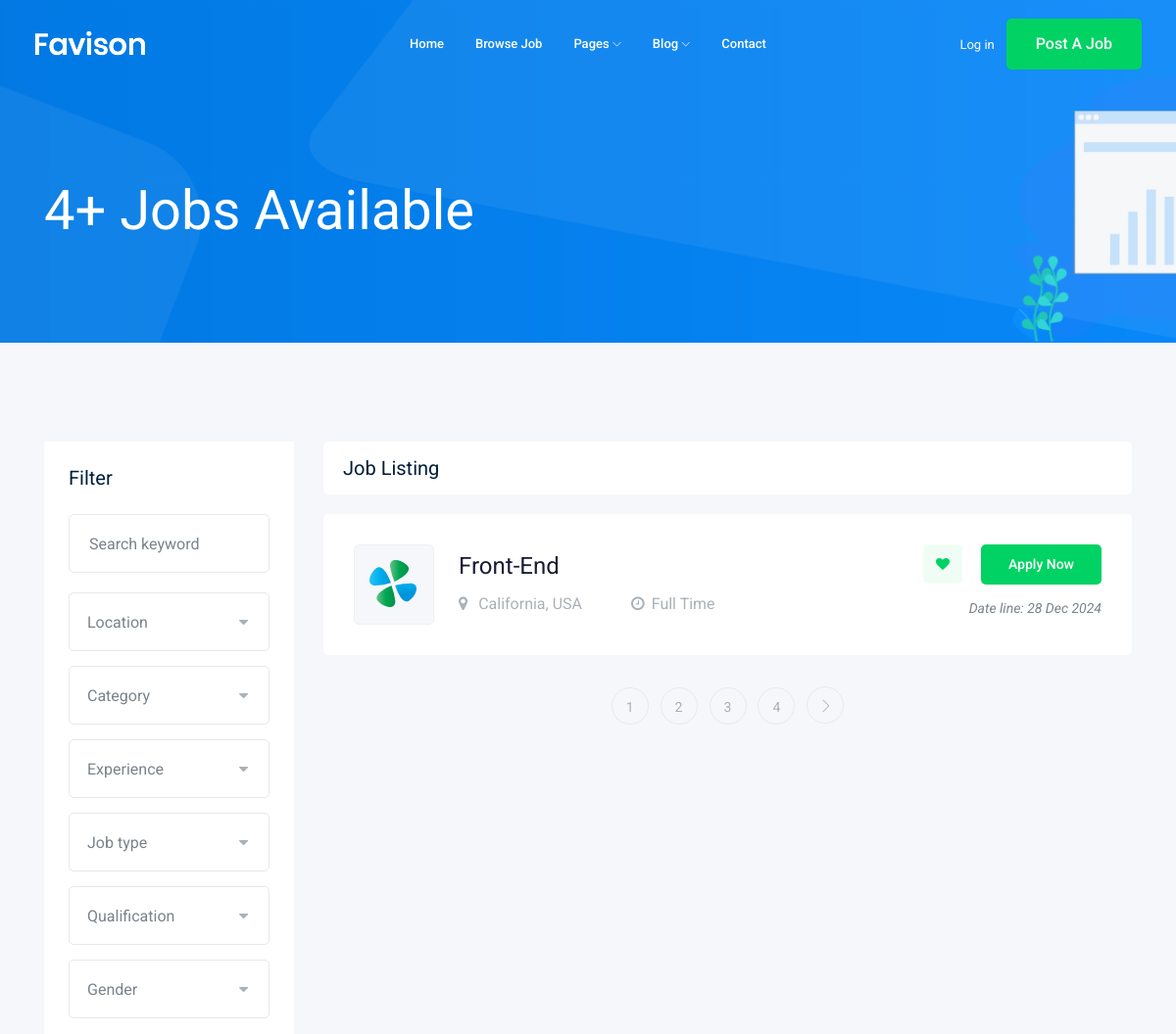
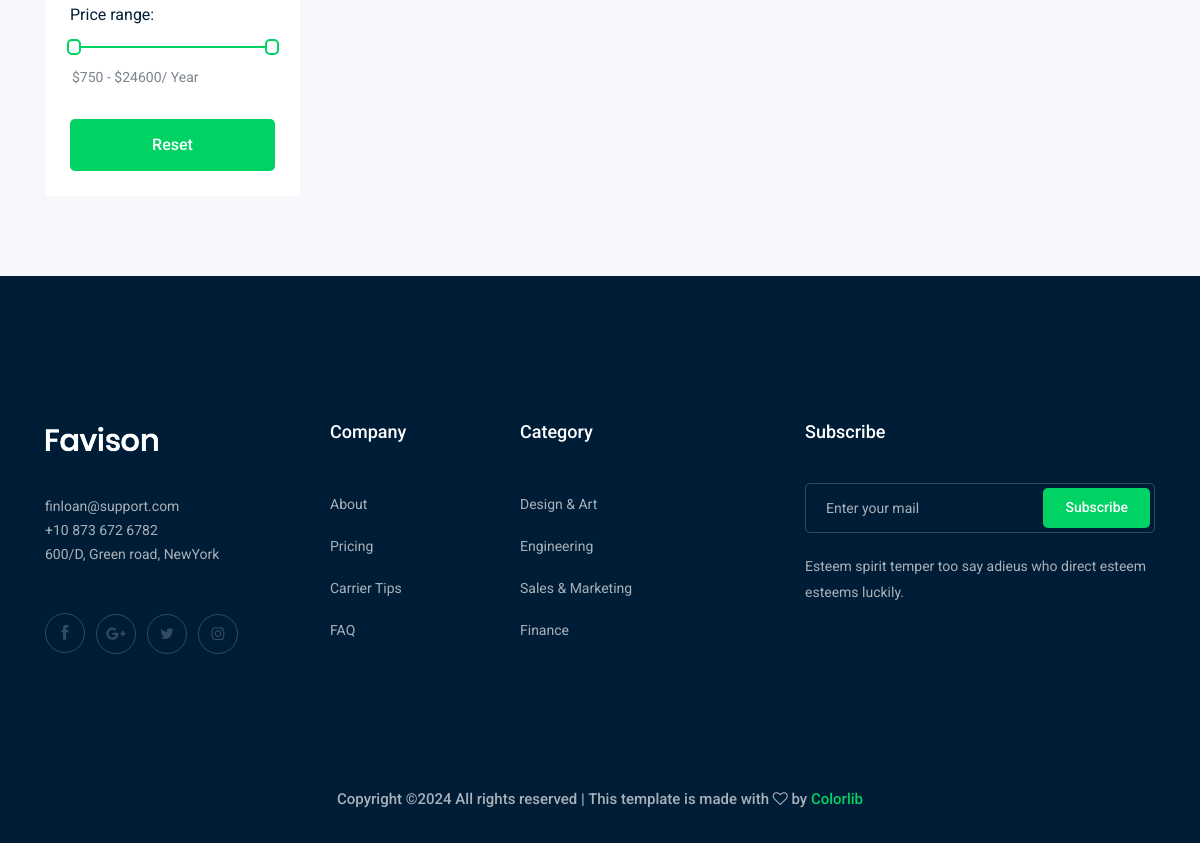
Screenshot of /jobs/ with the database file from the repository (2 pictures, top to bottom).
### job/models.py (models this page shows, shortened)
class Job(models.Model):
    title = models.CharField(max_length=100)
    JOB_TYPE = (
        ("Full Time","Full Time"),
        ("Part Time","Part Time")
    )
    job_type = models.CharField(max_length=100,choices=JOB_TYPE)
    description= models.TextField(max_length=1000)
    published_at = models.DateTimeField(auto_now=True,auto_now_add=False)
    vacancy= models.IntegerField(default=1)
    salary= models.IntegerField(default=0)
    experience = models.IntegerField(default=1)
    category = models.ForeignKey('Category',on_delete=models.CASCADE)
    slug = models.SlugField(blank=True, null=True)
    def upload_img():
        return "jobs/%y/%m/%d"
    image = models.ImageField(upload_to=upload_img ())
    def __str__(self):
        return self.title

### job/views.py (the view)
# urls.py: path('',views.job_list),
def job_list(request):
    job_list= Job.objects.all()
    pagintor= Paginator(job_list, 1)
    page_number= request.GET.get('page')
    page_obj= pagintor.get_page(page_number)
    context={'jobs':page_obj,'count':job_list}
    return render(request, "job/job_list.html", context)

### job/templates/job/job_list.html (shortened to what this page needs)
{%extends 'base.html'%}
{% block body %}
<div class="bradcam_area bradcam_bg_1">
    <div class="container">
        <div class="row">
            <div class="col-xl-12">
                <div class="bradcam_text">
                    <h3>{{count.count}}+ Jobs Available</h3>
                </div>
            </div>
        </div>
    </div>
</div>
<div class="job_listing_area plus_padding">
    <div class="container">
        <div class="row">
            <div class="col-lg-3">
                <div class="job_filter white-bg">
                    <div class="form_inner white-bg">
                        <h3>Filter</h3>
                        <form action="#">
                            <div class="row">
                                <div class="col-lg-12">
                                    <div class="single_field">
                                        <input type="text" placeholder="Search keyword">
                                    </div>
                                </div>
                                <div class="col-lg-12">
                                </div>
                                <div class="col-lg-12">
                                </div>
                                <div class="col-lg-12">
                                </div>
                                <div class="col-lg-12">
                                </div>
                                <div class="col-lg-12">
                                </div>
                                <div class="col-lg-12">
                                </div>
                            </div>
                        </form>
                    </div>
                    <div class="range_wrap">
                        <label for="amount">Price range:</label>
                        <div id="slider-range"></div>
                        <p>
                            <input type="text" id="amount" readonly
                                style="border:0; color:#7A838B; font-size: 14px; font-weight:400;">
                        </p>
                    </div>
                    <div class="reset_btn">
                        <button class="boxed-btn3 w-100" type="submit">Reset</button>
                    </div>
                </div>
            </div>
            <div class="col-lg-9">
                <div class="recent_joblist_wrap">
                    <div class="recent_joblist white-bg ">
                        <div class="row align-items-center">
                            <div class="col-md-6">
                                <h4>Job Listing</h4>
                            </div>
                            <div class="col-md-6">
                            </div>
                        </div>
                    </div>
                </div>
                <div class="job_lists m-0">
                    <div class="row">
                        {% for job in jobs %}
                        <div class="col-lg-12 col-md-12">
                            <div class="single_jobs white-bg d-flex justify-content-between">
                                <div class="jobs_left d-flex align-items-center">
                                    <div class="thumb">
                                        <img src="img/svg_icon/1.svg" alt="">
                                    </div>
                                    <div class="jobs_conetent">
                                        <a href="/jobs/{{job.slug}}">
                                            <h4>{{job}}</h4>
                                        </a>
                                        <div class="links_locat d-flex align-items-center">
                                            <div class="location">
                                                <p> <i class="fa fa-map-marker"></i> California, USA</p>
                                            </div>
                                            <div class="location">
                                                <p> <i class="fa fa-clock-o"></i>{{job.job_type}}</p>
                                            </div>
                                        </div>
                                    </div>
                                </div>
                                <div class="jobs_right">
                                    <div class="apply_now">
                                        <a class="heart_mark" href="#"> <i class="fa fa-heart"></i> </a>
                                        <a href="/jobs/{{job.slug}}" class="boxed-btn3">Apply Now</a>
                                    </div>
                                    <div class="date">
                                        <p>Date line: {{job.published_at|date:'d M o'}}</p>
                                    </div>
                                </div>
                            </div>
                        </div>
                        {% endfor %}
                    </div>
                    {% if jobs.has_other_pages %}
                    <div class="row">
                        <div class="col-lg-12">
                            <div class="pagination_wrap">
                                <ul>
                                    {% for page in jobs.paginator.page_range %}
                                    <li><a href="?page={{page}}"><span>{{page}}</span></a></li>
                                    {% endfor %}
                                    {% if jobs.has_next %}
                                    <li><a href="?page={{jobs.next_page_number}}"> <i class="ti-angle-right"></i> </a></li>
                                    {% endif %}
                                </ul>
                            </div>
                        </div>
                    </div>
                    {% endif %}
                </div>
            </div>
        </div>
    </div>
</div>
{% endblock body %}

### rows the page displays
Job: title "Front-End", job_type "Full Time", published_at "28 Dec 2024"

### other values shown
{{ count.count }} "4"
{{ page }} "1" "2" "3" "4"
